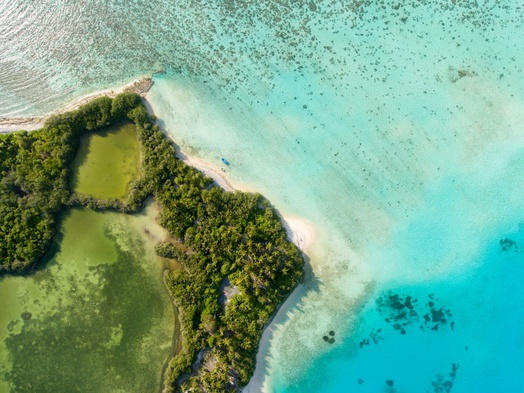
#> input picture 1.jpeg, 524 x 393 px, shrunk from 1400 x 1049 before the run
$ jupyter execute 'K-Means_Almas Fauzia Wibawa_17-409427-PA-17734_PengPolReg.ipynb'
#> lines starting #> are read from the running program, lines starting #| are printed output that depends on the picture
[cell 1]
import cv2
import numpy as np

img1 = cv2.imread('1.jpeg')
#> img1 is the input picture: shape (393, 524, 3); mean B, G, R 140.4, 168.1, 116.4
img1RGB = cv2.cvtColor(img1, cv2.COLOR_BGR2RGB)
img1vector = img1RGB.reshape((-1,img1RGB.shape[2]))

img2 = cv2.imread('2.jpg')
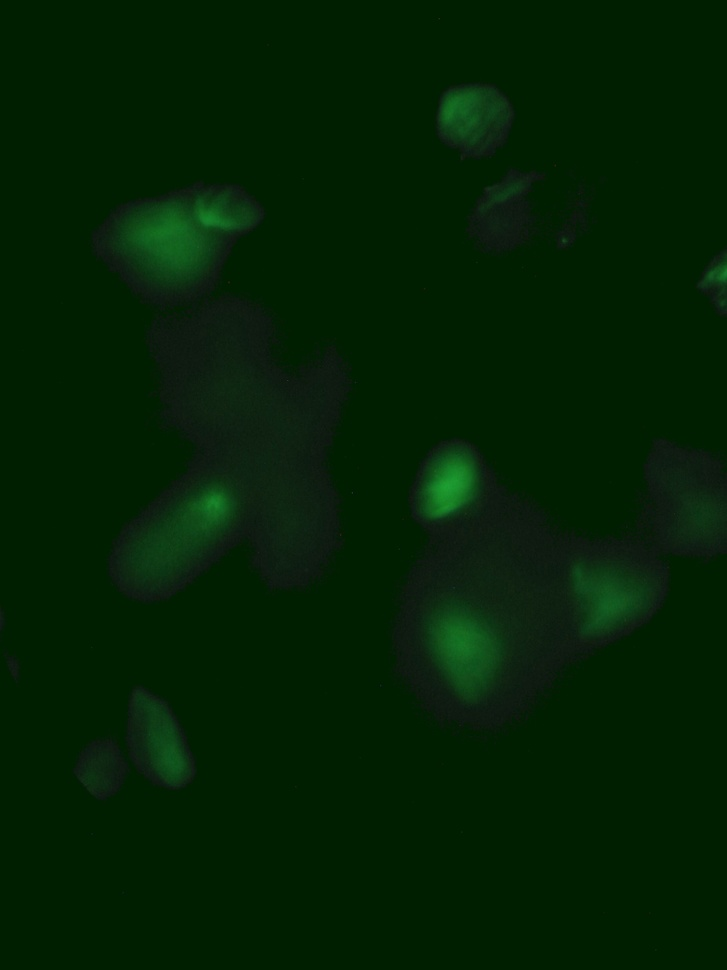
#> input picture 2.jpg, 727 x 970 px, shrunk from 1944 x 2592 before the run
#> img2 is the input picture: shape (970, 727, 3); mean B, G, R 3.7, 32.9, 2.9
img2RGB = cv2.cvtColor(img2, cv2.COLOR_BGR2RGB)
img2vector = img2RGB.reshape((-1,img2RGB.shape[2]))

[cell 2]
from sklearn.metrics import pairwise_distances_argmin
import random

def kMeans(X, k):
#> called with X = array of shape (205932, 3), k = 2
    centers = X[random.sample(range(0, X.shape[0]), k)]
#> centers = [[109, 193, 177], [86, 107, 50]]

    while True:
        labels = pairwise_distances_argmin(X, centers)

        new_centers = np.nan_to_num(np.array([X[labels == i].mean(0) for i in range(k)]))

        if np.all(centers == new_centers):
            break
        centers = new_centers
#> this loop made 6 passes
#> centers on passes 1 to 5: [[133.3, 204.3, 190.5], [83.61, 97.66, 43.22]], [[134, 204.7, 190.7], [82.89, 98.09, 44.45]], [[134.1, 204.8, 190.8], [82.89, 98.25, 44.7]], [[134.1, 204.8, 190.8], [82.89, 98.27, 44.74]], [[134.1, 204.8, 190.8], [82.89, 98.27, 44.75]]

    return centers, labels

[cell 3]
K1 = 2
centers1, labels1 = kMeans(img1vector, K1)
#> centers1 = [[134.1, 204.8, 190.8], [82.89, 98.27, 44.75]]
centers1 = np.uint8(centers1)
#> centers1 = [[134, 204, 190], [82, 98, 44]]
result1 = centers1[labels1.flatten()]
result1 = result1.reshape(img1RGB.shape)
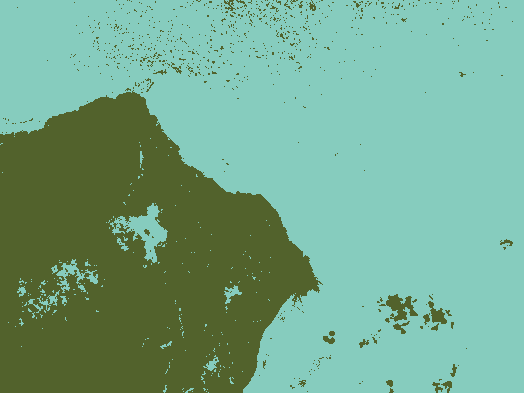
#> result1: shape (393, 524, 3); mean R, G, B 116.1, 167.4, 139.6

centers2, labels2 = kMeans(img2vector, K1)
#> the loop in kMeans (call 2), `while True:` made 8 passes
#> centers on passes 1 to 7: [[14.91, 45.89, 19.66], [0.765, 30.69, 0.895]], [[14.82, 44.56, 19.39], [0.594, 30.73, 0.698]], [[14.7, 43.61, 19.16], [0.463, 30.78, 0.541]], [[14.64, 43.07, 19.03], [0.388, 30.81, 0.452]], [[14.6, 42.91, 18.98], [0.366, 30.82, 0.424]], [[14.59, 42.86, 18.96], [0.359, 30.82, 0.416]], [[14.59, 42.86, 18.96], [0.358, 30.82, 0.415]]
#> centers2 = [[14.59, 42.86, 18.96], [0.358, 30.82, 0.415]]
centers2 = np.uint8(centers2)
#> centers2 = [[14, 42, 18], [0, 30, 0]]
result2 = centers2[labels2.flatten()]
result2 = result2.reshape(img2RGB.shape)
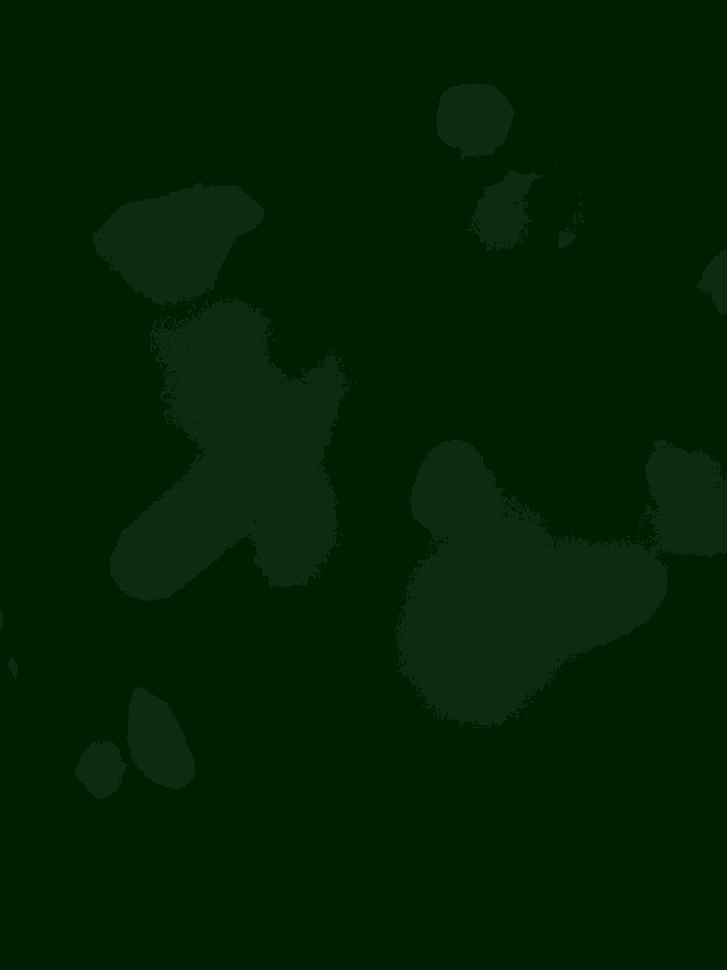
#> result2: shape (970, 727, 3); mean R, G, B 2.5, 32.1, 3.2

[cell 4]
K2 = 3
centers3, labels3 = kMeans(img1vector, K2)
#> centers3 = [[159.9, 209.1, 190.1], [7.65, 183.5, 193.9], [84.3, 98.22, 44.25]]
centers3 = np.uint8(centers3)
#> centers3 = [[159, 209, 190], [7, 183, 193], [84, 98, 44]]
result3 = centers3[labels3.flatten()]
result3 = result3.reshape(img1RGB.shape)
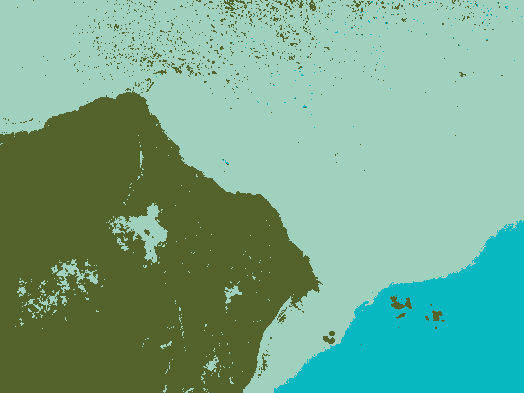
#> result3: shape (393, 524, 3); mean R, G, B 115.8, 167.9, 140.2

centers4, labels4 = kMeans(img2vector, K2)
#> centers4 = [[2.85, 32.93, 3.67], [0, 0, 0], [0, 0, 0]]
centers4 = np.uint8(centers4)
#> centers4 = [[2, 32, 3], [0, 0, 0], [0, 0, 0]]
result4 = centers4[labels4.flatten()]
result4 = result4.reshape(img2RGB.shape)

[cell 5]
import matplotlib.pyplot as plt

figure_size = 15
plt.figure(figsize=(figure_size,figure_size))
plt.subplot(1,2,1),plt.imshow(img1RGB)
plt.title('Original Image'), plt.xticks([]), plt.yticks([])
plt.subplot(1,2,2),plt.imshow(result1)
plt.title('Segmented Image when K = %i' % K1), plt.xticks([]), plt.yticks([])
plt.show()

[cell 6]
figure_size = 15
plt.figure(figsize=(figure_size,figure_size))
plt.subplot(1,2,1),plt.imshow(img2RGB)
plt.title('Original Image'), plt.xticks([]), plt.yticks([])
plt.subplot(1,2,2),plt.imshow(result2)
plt.title('Segmented Image when K = %i' % K1), plt.xticks([]), plt.yticks([])
plt.show()

[cell 7]
figure_size = 15
plt.figure(figsize=(figure_size,figure_size))
plt.subplot(1,2,1),plt.imshow(img1RGB)
plt.title('Original Image'), plt.xticks([]), plt.yticks([])
plt.subplot(1,2,2),plt.imshow(result3)
plt.title('Segmented Image when K = %i' % K2), plt.xticks([]), plt.yticks([])
plt.show()

[cell 8]
figure_size = 15
plt.figure(figsize=(figure_size,figure_size))
plt.subplot(1,2,1),plt.imshow(img2RGB)
plt.title('Original Image'), plt.xticks([]), plt.yticks([])
plt.subplot(1,2,2),plt.imshow(result4)
plt.title('Segmented Image when K = %i' % K2), plt.xticks([]), plt.yticks([])
plt.show()

[cell 9]
from sklearn.metrics.pairwise import paired_distances

def calculate_SSE(X, n):
#> called with X = array of shape (205932, 3), n = 10
    SSE = [[None] for k in range(n)]
    for k in range(n):
        print(k, end=" ")
        centers, labels = kMeans(X, k+1)
        centers = np.uint8(centers)
        result = centers[labels.flatten()]

        SSE[k] = 0
        SSE[k] = np.sum(paired_distances(X, result))
#> this loop made 10 passes
#> centers on passes 1 to 3: [[116, 168, 140]], [[8, 183, 194], [130, 166, 133]], [[84, 98, 44], [7, 183, 193], [159, 209, 190]]
#> after the loop, SSE = [21477895.8, 18818438.1, 8384322.4, 7012653.8, 6052781.5, 5375405.9, 5048580.2, 4518917.3, 4303217.1, 4176357.5]
    return SSE

[cell 10]
n = 10
SSE1 = calculate_SSE(img1vector, 10)
#> SSE1 has the same summary as SSE in calculate_SSE
SSE2 = calculate_SSE(img2vector, 10)
#> the loop in calculate_SSE (call 2), `for k in range(n):` made 10 passes
#> centers on passes 1 to 4: [[2, 32, 3]], [[2, 32, 3], [0, 0, 0]], [[0, 30, 0], [14, 42, 18], [0, 0, 0]], [[0, 30, 0], [0, 0, 0], [16, 78, 25], [13, 32, 16]]
#> SSE2 = [5643941.9, 5643941.9, 2896052.2, 1841477.9, 1839785.3, 1839785.3, 1839785.3, 1478806.4, 1570952.2, 2896052.2]

[cell 11]
import matplotlib.pyplot as plt

SSE1 = np.reshape(SSE1, (len(SSE1), 1))
SSE2 = np.reshape(SSE2, (len(SSE2), 1))
k = [i+1 for i in range(n)]

figure_size = 10
plt.figure(figsize=(20,7))
plt.subplot(1,2,1), plt.plot(k, SSE1, 'ro-', ms=1, mec='k')
plt.title('SSE Image 1'), plt.xlabel('number of cluster'), plt.ylabel('SSE')
plt.subplot(1,2,2),plt.plot(k, SSE2, 'ro-', ms=1, mec='k')
plt.title('SSE Image 2'), plt.xlabel('number of cluster'), plt.ylabel('SSE')
plt.show()
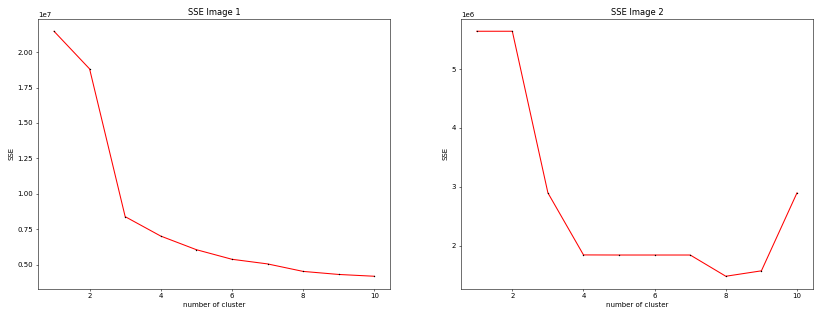
#> figure drawn by matplotlib, 2 panels; panel 1: curve peaks at x = 1, y = 21477895.8; panel 2: curve peaks at x = 1, y = 5643941.9
